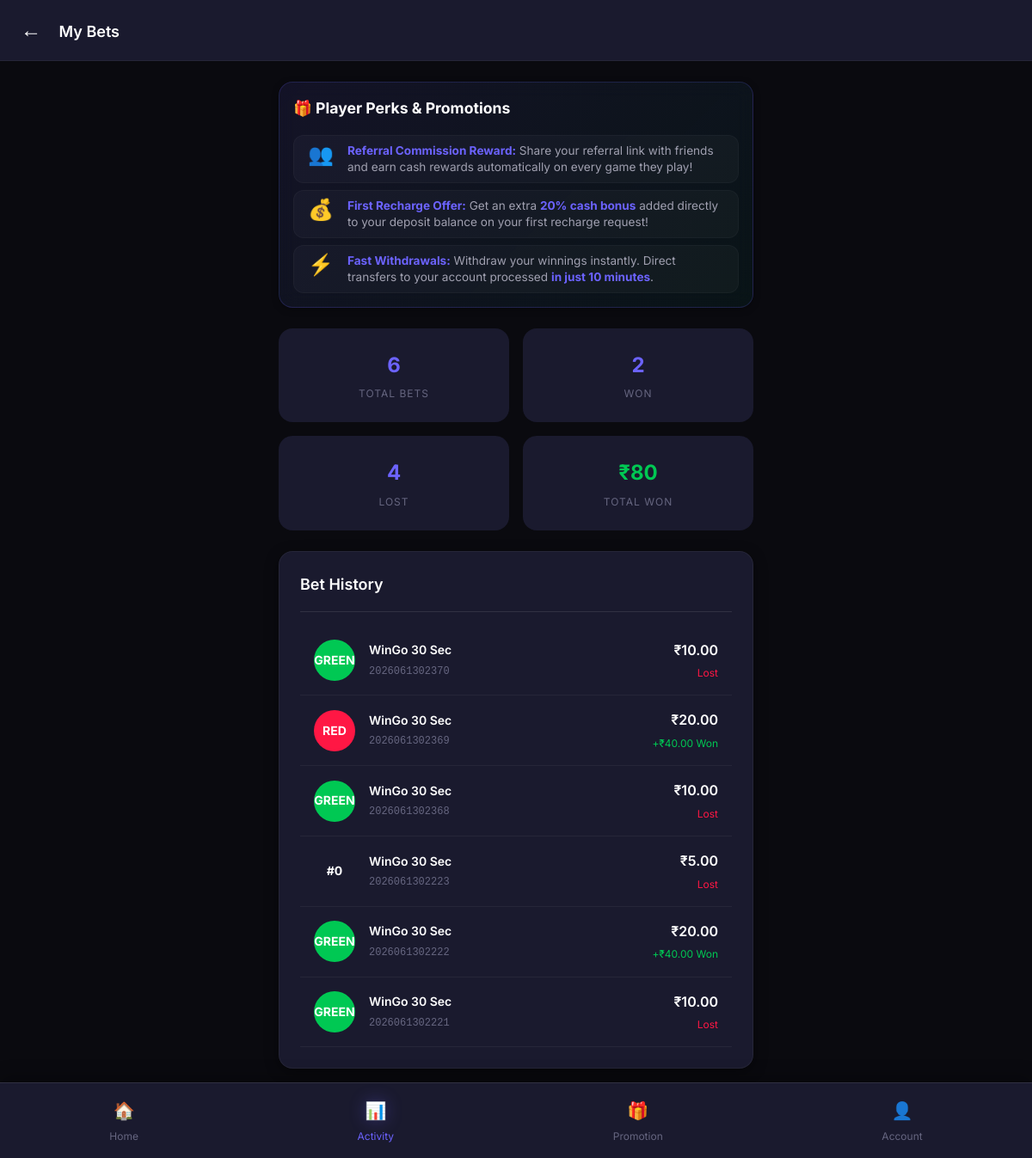
/game/my-bets/ (signed in), run on an earlier commit of the app's database.
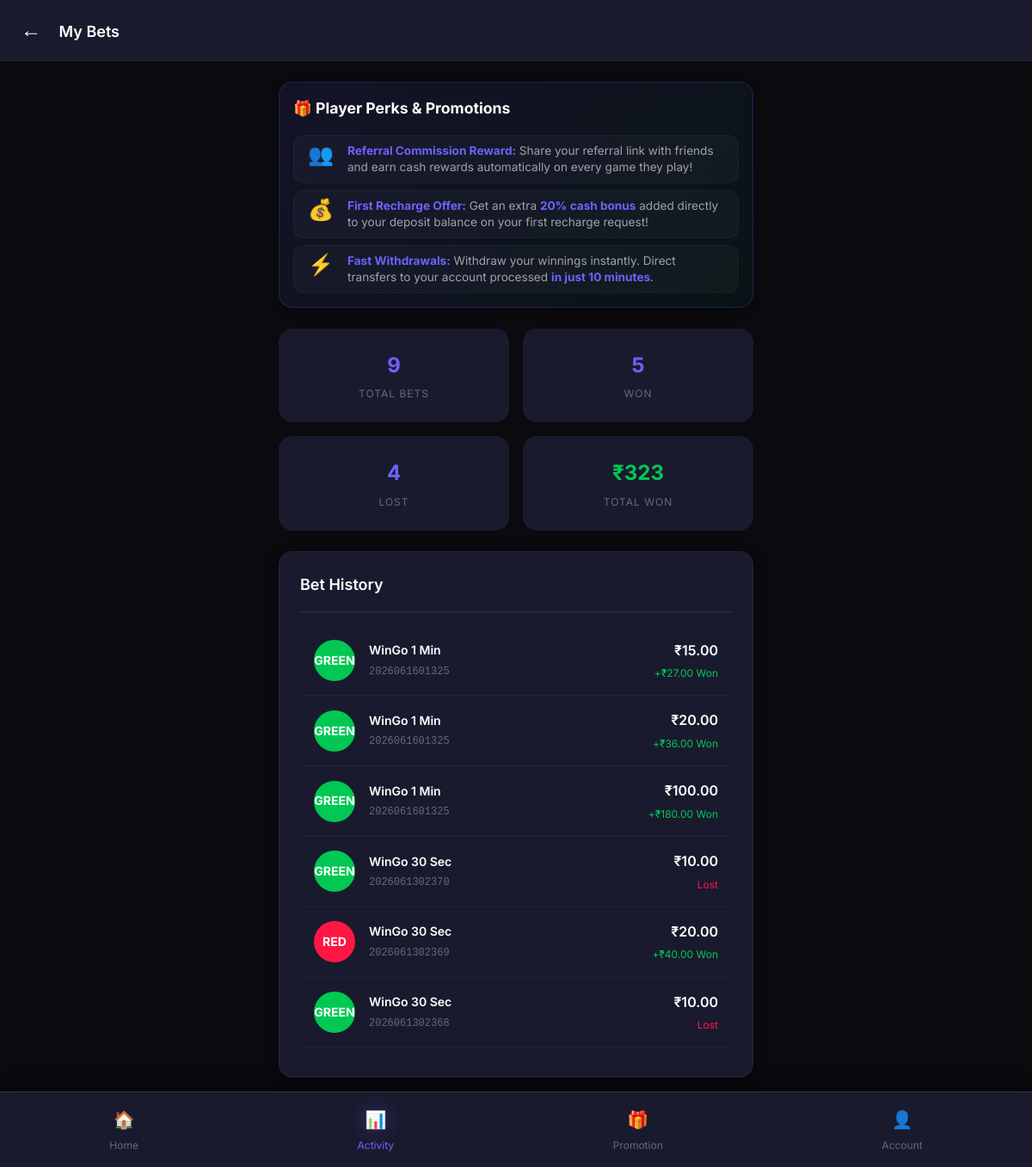
And on a later commit of the database.
### game/models.py (models this page shows, shortened)
class Bet(models.Model):
    BET_TYPE_CHOICES = [
        ('color', 'Color Bet'),
        ('number', 'Number Bet'),
    ]
    STATUS_CHOICES = [
        ('pending', 'Pending'),
        ('won', 'Won'),
        ('lost', 'Lost'),
        ('cancelled', 'Cancelled'),
    ]
    user = models.ForeignKey(settings.AUTH_USER_MODEL, on_delete=models.CASCADE, related_name='bets')
    room = models.ForeignKey(GameRoom, on_delete=models.CASCADE, related_name='bets')
    period = models.CharField(max_length=20)  # Game ID
    bet_type = models.CharField(max_length=10, choices=BET_TYPE_CHOICES)
    selection = models.CharField(max_length=10)  # Color name or number
    amount = models.DecimalField(max_digits=10, decimal_places=2)
    status = models.CharField(max_length=20, choices=STATUS_CHOICES, default='pending')
    winning_amount = models.DecimalField(max_digits=10, decimal_places=2, default=0)
    created_at = models.DateTimeField(auto_now_add=True)
    class Meta:
        ordering = ['-created_at']
        verbose_name_plural = 'Bets'

class GameRoom(models.Model):
    ROOM_TYPE_CHOICES = [
        ('wingo_30s', 'WinGo 30 Sec'),
        ('wingo_1min', 'WinGo 1 Min'),
        ('wingo_3min', 'WinGo 3 Min'),
    ]
    RESULT_MODE_CHOICES = [
        ('manual', 'Manual (Admin Selects)'),
        ('auto_random', 'Auto Random (Weighted %)'),
        ('smart_profit', 'Least Bet Wins (Platform Profit)'),
        ('pattern', 'Pattern-wise (Rules 1-10)'),
    ]
    PATTERN_CHOICES = [
        ('1', 'Rule 1: ABABAB'),
        ('2', 'Rule 2: AABBAABB'),
        ('3', 'Rule 3: AAABBBAAABBB'),
        ('4', 'Rule 4: AAAABBBBAAAA'),
        ('5', 'Rule 5: ABAAB'),
        ('6', 'Rule 6: AAAAAA'),
        ('7', 'Rule 7: AAB'),
        ('8', 'Rule 8: AAAB'),
        ('9', 'Rule 9: AAABB'),
        ('10', 'Rule 10: ABBAAABBBB'),
    ]
    PATTERN_SEQUENCES = {
        '1':  ['red', 'green', 'red', 'green', 'red', 'green'],
        '2':  ['red', 'red', 'green', 'green', 'red', 'red', 'green', 'green'],
        '3':  ['red', 'red', 'red', 'green', 'green', 'green', 'red', 'red', 'red', 'green', 'green', 'green'],
        '4':  ['red', 'red', 'red', 'red', 'green', 'green', 'green', 'green', 'red', 'red', 'red', 'red'],
        '5':  ['red', 'green', 'red', 'red', 'green'],
        '6':  ['red', 'red', 'red', 'red', 'red', 'red'],
        '7':  ['red', 'red', 'green'],
        '8':  ['red', 'red', 'red', 'green'],
        '9':  ['red', 'red', 'red', 'green', 'green'],
        '10': ['red', 'green', 'green', 'red', 'red', 'red', 'green', 'green', 'green', 'green'],
    }
    name = models.CharField(max_length=50, choices=ROOM_TYPE_CHOICES, unique=True)
    duration_seconds = models.IntegerField()
    is_active = models.BooleanField(default=True)
    result_mode = models.CharField(max_length=20, choices=RESULT_MODE_CHOICES, default='auto_random')
    current_period = models.CharField(max_length=20, blank=True)
    current_game_start = models.DateTimeField(null=True, blank=True)
    preset_period = models.CharField(max_length=20, null=True, blank=True)
    preset_winning_number = models.IntegerField(null=True, blank=True)
    preset_winning_color = models.CharField(max_length=10, null=True, blank=True)
    pattern_rule = models.CharField(max_length=5, choices=[], null=True, blank=True, default='1')
    pattern_state = models.IntegerField(default=0)  # Current position in pattern sequence
    red_pct = models.IntegerField(default=45, help_text='Red % probability (auto_random mode)')
    green_pct = models.IntegerField(default=45, help_text='Green % probability (auto_random mode)')
    violet_pct = models.IntegerField(default=10, help_text='Violet % probability (auto_random mode)')
    created_at = models.DateTimeField(auto_now_add=True)
    updated_at = models.DateTimeField(auto_now=True)
    class Meta:
        verbose_name_plural = 'Game Rooms'

### game/views.py (the view)
# urls.py: path('my-bets/', views.my_bets, name='my_bets'),
def my_bets(request):
    if not request.user.is_authenticated:
        return redirect('login')
    all_bets = Bet.objects.filter(
        user=request.user
    ).select_related('room').order_by('-created_at')
    total_bets = all_bets.count()
    won_bets = all_bets.filter(status='won').count()
    lost_bets = all_bets.filter(status='lost').count()
    total_won = all_bets.filter(status='won').aggregate(total=Sum('winning_amount'))['total'] or 0
    total_lost = all_bets.filter(status='lost').aggregate(total=Sum('amount'))['total'] or 0
    bets = all_bets[:100]
    context = {
        'bets': bets,
        'stats': {
            'total': total_bets,
            'won': won_bets,
            'lost': lost_bets,
            'total_won': total_won,
            'total_lost': total_lost,
        }
    }
    return render(request, 'game/my_bets.html', context)

### core/context_processors.py (called while the page is built)
def site_settings(request):
    return {
        'SITE_NAME': 'Color Prediction',
        'SITE_SETTING': {
            'admin_upi': getattr(settings, 'ADMIN_UPI', 'Not configured'),
            'admin_qr': getattr(settings, 'ADMIN_QR', ''),
        },
        'GAME_SETTINGS': settings.GAME_SETTINGS,
    }

### templates/game/my_bets.html (shortened to what the changed rows need)
{% extends 'base/base.html' %}
{% load static %}
{% block content %}
<div class="app-container">
    <main class="main-content">
        <div class="stats-grid">
            <div class="stat-card">
                <div class="stat-value">{{ stats.total }}</div>
                <div class="stat-label">Total Bets</div>
            </div>
            <div class="stat-card">
                <div class="stat-value">{{ stats.won }}</div>
                <div class="stat-label">Won</div>
            </div>
            <div class="stat-card">
                <div class="stat-value" style="color: var(--color-green);">₹{{ stats.total_won|default:"0.00" }}</div>
                <div class="stat-label">Total Won</div>
            </div>
        </div>
        <div class="card mt-3">
            {% if bets %}
                <div class="bets-list">
                    {% for bet in bets %}
                    <div class="bet-history-item">
                        <div class="bet-selection-badge {{ bet.selection }}">
                            {% if bet.bet_type == 'color' %}
                                {{ bet.selection|upper }}
                            {% else %}
                                #{{ bet.selection }}
                            {% endif %}
                        </div>
                        <div class="bet-info">
                            <div class="bet-room">{{ bet.room.get_name_display }}</div>
                            <div class="bet-period">{{ bet.period }}</div>
                        </div>
                        <div class="bet-result">
                            <div class="bet-amount">₹{{ bet.amount }}</div>
                            <div class="bet-status {% if bet.status == 'won' %}won{% elif bet.status == 'lost' %}lost{% else %}pending{% endif %}">
                                {% if bet.status == 'won' %}+₹{{ bet.winning_amount }}{% endif %}
                                {{ bet.get_status_display }}
                            </div>
                        </div>
                    </div>
                    {% endfor %}
                </div>
            {% endif %}
        </div>
    </main>
</div>
{% endblock %}

What changed in the data, as far as the page shows it:
no longer on this page (row unchanged): Bet: selection "0", room.name "WinGo 30 Sec", period "2026061302223", amount "5.00", status "Lost"
no longer on this page (row unchanged): Bet: selection "GREEN", room.name "WinGo 30 Sec", period "2026061302222", amount "20.00", winning_amount "40.00", status "Won"
no longer on this page (row unchanged): Bet: selection "GREEN", room.name "WinGo 30 Sec", period "2026061302221", amount "10.00", status "Lost"
added Bet: selection "GREEN", room.name "WinGo 1 Min", period "2026061601325", amount "15.00", winning_amount "27.00", status "Won"
added Bet: selection "GREEN", room.name "WinGo 1 Min", period "2026061601325", amount "20.00", winning_amount "36.00", status "Won"
added Bet: selection "GREEN", room.name "WinGo 1 Min", period "2026061601325", amount "100.00", winning_amount "180.00", status "Won"
Also different on the page:
{{ stats.total }}: "6" → "9"
{{ stats.won }}: "2" → "5"
{{ stats.total_won|default:"0.00" }}: "80" → "323"
